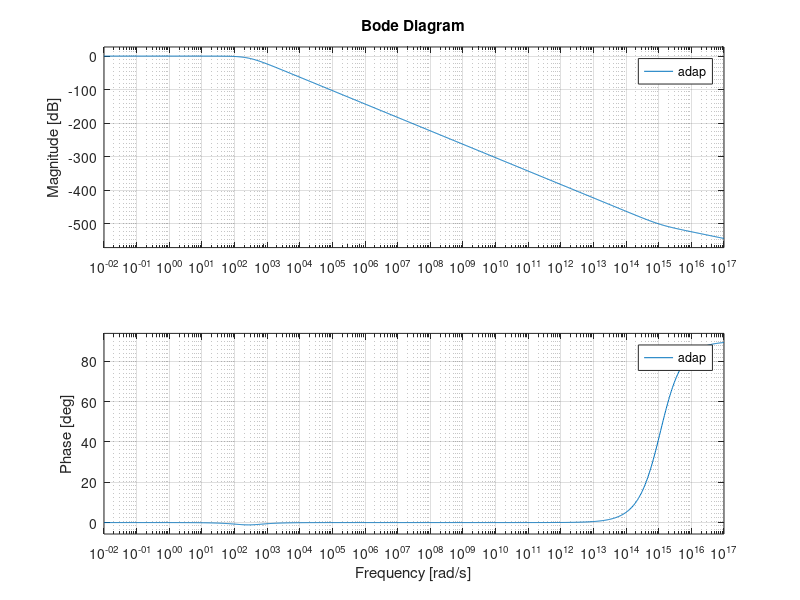
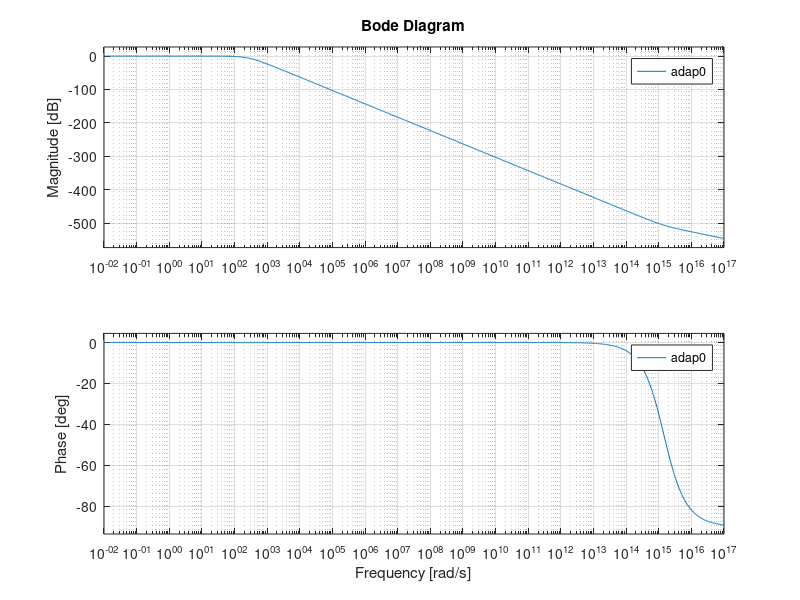

Write the MATLAB code that produced these figures, in order.
clear all;
close all;
clf;

% This is the linear reference model used for the state predictor.
Am = [0 1; -1 -1.4];
b = [0 1]';
Gamma = 100000;

% This is the P matrix used to ensure that the adaptive updates happen
% in the right direction.  The point-wise normalization doesn't change
% its nature, I think SLICOT just goes the other direction when it
% solves the lyapunov equation.
P = lyap(Am, eye(rank(Am))) .* [1 -1; -1 1];

% ksp0 = 1.4 * sqrt(Gamma) - 1;

% Using Ksp here yields modified prediction error dynamics:
%
% xtildedot = (Am - Ksp) * xtilde + b * sigmatilde
%
% Ksp lets us move the poles of this system to get better damping
% on parameter estimates.
Ksp = [0 0; 0 10];

s = tf('s');
f = @(G, A, K, b, P) G * (inv(s * eye(rank(A)) - A + K)*b)' * P * b;

% Loop shaping
F = f(Gamma, Am, Ksp, b, P);
adap = F / (s + F);

% No loop shaping
FF = f(Gamma, Am, zeros(rank(Am)), b, P);
adap0 = FF / (s + FF);

% This shows the transfer function from sigma to sigmahat with the
% loop-shaping matrix Ksp.
figure(1);
bode(adap);

% This shows the transfer function from sigma to sigmahat without the
% loop-shaping matrix Ksp in place.  Note that it's underdamped.
figure(2);
bode(adap0);
